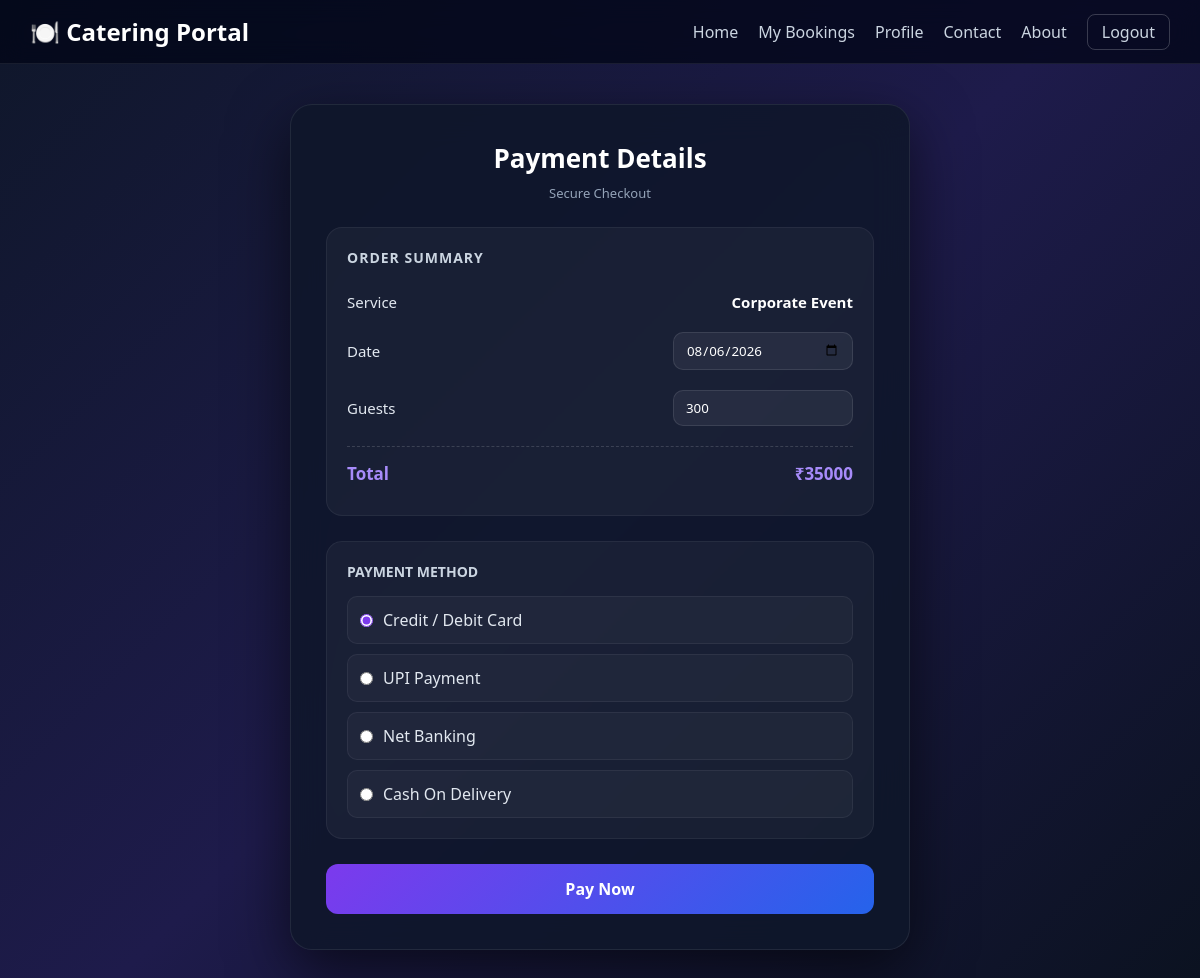
The app's page /payment/1/ (signed in) with its own data.
### catering/models.py (models this page shows, shortened)
class Booking(models.Model):
    user = models.ForeignKey(User, on_delete=models.CASCADE)
    service = models.ForeignKey(Service, on_delete=models.CASCADE)
    date = models.DateField()
    guests = models.IntegerField()
    address = models.TextField()
    mov_contact_no=models.CharField(max_length=15,blank=True,null=True)
    amount = models.IntegerField(default=0)
    status = models.CharField(max_length=50, default="Pending") # Pending, Confirmed, Cancelled
    qr_code = models.ImageField(upload_to='qr/', blank=True, null=True)

class Service(models.Model):
    name = models.CharField(max_length=200)
    description = models.TextField(blank=True, null=True)
    price = models.IntegerField()
    image = models.ImageField(upload_to='services/', blank=True, null=True)

### catering/views.py (the view, shortened to what this page needs)
# urls.py: path('payment/<int:id>/', views.payment, name='payment'),
@login_required(login_url='login')
def payment(request, id):
    booking_item = get_object_or_404(Booking, id=id, user=request.user)
    return render(request, 'payment.html', {'booking': booking_item})

### catering/templates/payment.html (shortened to what this page needs)
{% load static %}
<!DOCTYPE html>
<html lang="hi">
<head>
</head>
<body>
<header>
    <a href="{% url 'home' %}" class="logo">🍽️ Catering Portal</a>
    <nav>
        <ul>
            <li><a href="{% url 'home' %}">Home</a></li>
            <li><a href="{% url 'my_bookings' %}">My Bookings</a></li>
            <li><a href="{% url 'profile' %}">Profile</a></li>
            <li><a href="{% url 'contact_us' %}">Contact</a></li>
            <li><a href="{% url 'about_us' %}">About</a></li>
            <li><a href="{% url 'logout' %}" class="logout-btn">Logout</a></li>
        </ul>
    </nav>
</header>
<div class="container-wrapper">
    <div class="payment-container">
        <h2>Payment Details</h2>
        <div class="section-divider">Secure Checkout</div>
        <form method="POST">
            <div class="summary-box">
                <div class="summary-title">Order Summary</div>
                <div class="summary-row">
                    <span>Service</span>
                    <span class="static-text">{{ booking.service.name }}</span>
                </div>
                <div class="summary-row">
                    <span>Date</span>
                    <input type="date" name="edit_date" class="editable-input" value="{{ booking.date|date:'Y-m-d' }}">
                </div>
                <div class="summary-row">
                    <span>Guests</span>
                    <input type="number" name="edit_guests" class="editable-input" value="{{ booking.guests }}">
                </div>
                <div class="summary-row total">
                    <span>Total</span>
                    <span>₹{{ booking.amount }}</span>
                </div>
            </div>
            <div class="payment-method-box">
                <div class="method-title">Payment Method</div>
                <div class="radio-group">
                    <label class="radio-label">
                        <input type="radio" name="payment_method" value="card" checked>
                        Credit / Debit Card
                    </label>
                    <label class="radio-label">
                        <input type="radio" name="payment_method" value="upi">
                        UPI Payment
                    </label>
                    <label class="radio-label">
                        <input type="radio" name="payment_method" value="netbanking">
                        Net Banking
                    </label>
                    <label class="radio-label">
                        <input type="radio" name="payment_method" value="cod">
                        Cash On Delivery
                    </label>
                </div>
            </div>
            <button type="submit" class="btn-pay">Pay Now</button>
        </form>
    </div>
</div>
</body>
</html>

### catering/templates/payment.html (style rules this page uses)
* { margin:0; padding:0; box-sizing:border-box; font-family:'Segoe UI',sans-serif; }
body { min-height:100vh; background:linear-gradient(135deg,#0f172a,#1e1b4b,#0b1220); color:#e2e8f0; }
header { background:rgba(2,6,23,0.75); backdrop-filter:blur(12px); padding:15px 30px; display:flex; justify-content:space-between; align-items:center; border-bottom:1px solid rgba(255,255,255,0.08); position:sticky; top:0; z-index:1000; }
.logo { font-size:24px; font-weight:bold; text-decoration:none; color:#ffffff; }
nav ul { display:flex; list-style:none; gap:20px; align-items:center; }
nav ul li a { color:#cbd5e1; text-decoration:none; font-weight:500; transition:0.3s; }
.logout-btn { padding:6px 14px; border:1px solid rgba(255,255,255,0.2); border-radius:8px; }
.container-wrapper { min-height:calc(100vh - 70px); display:flex; justify-content:center; align-items:center; padding:40px 20px; }
.payment-container { width:100%; max-width:620px; background:rgba(15,23,42,0.85); backdrop-filter:blur(18px); border:1px solid rgba(255,255,255,0.08); border-radius:22px; padding:35px; box-shadow:0 20px 60px rgba(0,0,0,0.6); }
h2 { text-align:center; color:#ffffff; font-size:26px; margin-bottom:8px; }
.section-divider { text-align:center; color:#94a3b8; margin-bottom:25px; font-size:13px; }
.summary-box { background:rgba(255,255,255,0.04); border:1px solid rgba(255,255,255,0.06); border-radius:16px; padding:20px; margin-bottom:25px; }
.summary-title { font-size:14px; font-weight:600; color:#cbd5e1; margin-bottom:15px; letter-spacing:1px; text-transform:uppercase; }
.summary-row { display:flex; justify-content:space-between; align-items:center; padding:10px 0; font-size:15px; color:#e2e8f0; }
.static-text { font-weight:600; color:#ffffff; }
.editable-input { background:rgba(255,255,255,0.06); border:1px solid rgba(255,255,255,0.1); padding:8px 12px; border-radius:10px; color:white; outline:none; width:180px; }
.summary-row.total { border-top:1px dashed rgba(255,255,255,0.15); margin-top:10px; padding-top:15px; font-size:17px; font-weight:700; color:#a78bfa; }
.payment-method-box { background:rgba(255,255,255,0.04); border:1px solid rgba(255,255,255,0.06); border-radius:16px; padding:20px; margin-bottom:25px; }
.method-title { font-size:14px; font-weight:600; color:#cbd5e1; margin-bottom:15px; text-transform:uppercase; }
.radio-group { display:flex; flex-direction:column; gap:10px; }
.radio-label { display:flex; align-items:center; gap:10px; padding:12px; border-radius:10px; border:1px solid rgba(255,255,255,0.06); background:rgba(255,255,255,0.03); cursor:pointer; transition:0.3s; color:#e2e8f0; }
.radio-label input { accent-color:#7c3aed; }
.btn-pay { width:100%; padding:14px; border:none; border-radius:12px; background:linear-gradient(135deg,#7c3aed,#2563eb); color:white; font-size:16px; font-weight:600; cursor:pointer; transition:0.3s; }

### records on screen
Booking: service.name "Corporate Event", edit_date "08/06/2026", edit_guests "300", amount "35000"
